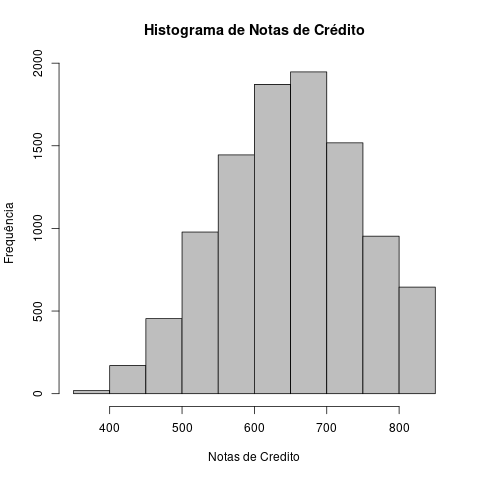

The R source for this figure:
Notas = DATASET.MQA$Nota_Credito
png("HistogramaNotasCredito.png")
hist(Notas, main = "Histograma de Notas de Crédito", xlab = "Notas de Credito", col = "grey", ylab = "Frequência")
dev.off()
